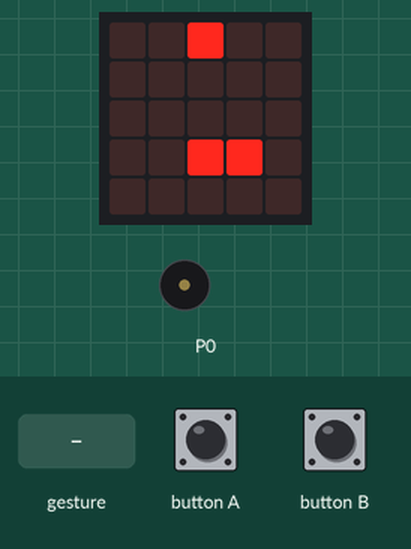
This program was run on a simulated BBC micro:bit (MakeCode). Shown: the board's 5×5 LED display, buzzer (waves = sounding). The inputs (shaded band) are chosen by the test bench. Random numbers come from a fixed seed; a tilt is held for 1.5 s and a shake lasts 1 s, then the board lies face up again; the run ends where the board's game-over animation would start. At 6.9 s the program stops and its outputs stay as they are.

Above: at 1.2 s.
1.3 s: gesture 'shake'
At 2.9 s:
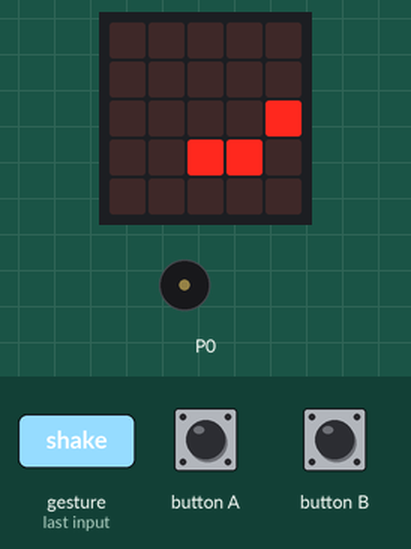
At 7.5 s:
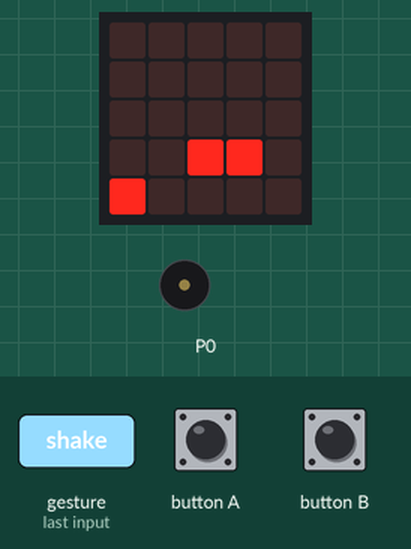
Timing chart, 0 to 8.4 s (numbered marks = the images above; inputs shaded):
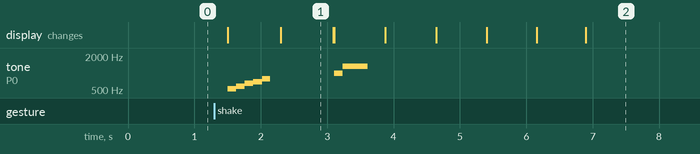

Measured:
- after the input at 1.3 s, tone on P0: plays 523 Hz for 0.13 s, 587 Hz for 0.13 s, 659 Hz for 0.13 s, 698 Hz for 0.13 s, 784 Hz for 0.13 s, 988 Hz for 0.13 s … (7 notes in this stretch), starting after 0.20 s; the display: first changes after 0.20 s (image 1 shows a later state)
- what the display in image 1 shows lasts 0.8 s, from 2.3 s to 3.1 s

The program:

main.ts
```typescript
input.onButtonPressed(Button.A, function () {
    if (player.isTouchingEdge()) {

    } else {
        player.change(LedSpriteProperty.X, -1)
        player2.change(LedSpriteProperty.X, -1)
    }
})
input.onGesture(Gesture.Shake, function () {
    a = 1
    music.startMelody(music.builtInMelody(Melodies.JumpUp), MelodyOptions.Once)
})
input.onButtonPressed(Button.B, function () {
    if (player2.isTouchingEdge()) {

    } else {
        player.change(LedSpriteProperty.X, 1)
        player2.change(LedSpriteProperty.X, 1)
    }
})
let a = 0
let player: game.LedSprite = null
let player2: game.LedSprite = null
player2 = game.createSprite(3, 3)
player = game.createSprite(2, 3)
a = 0
let sprite = 800
let ball = game.createSprite(2, 0)
ball.turn(Direction.Right, 45)
basic.forever(function () {
    while (a == 1) {
        ball.move(1)
        ball.ifOnEdgeBounce()
        basic.pause(sprite)
        sprite += -10
    }
})
basic.forever(function () {
    while (player2.isTouching(ball)) {
        ball.change(LedSpriteProperty.Y, -2)
        music.startMelody(music.builtInMelody(Melodies.BaDing), MelodyOptions.Once)
        if (Math.randomBoolean()) {
            ball.turn(Direction.Right, 90)
        } else {
            ball.turn(Direction.Right, 180)
        }
    }
    while (player.isTouching(ball)) {
        ball.change(LedSpriteProperty.Y, -2)
        music.startMelody(music.builtInMelody(Melodies.BaDing), MelodyOptions.Once)
        if (Math.randomBoolean()) {
            ball.turn(Direction.Left, 90)
        } else {
            ball.turn(Direction.Left, 180)
        }
    }
})
basic.forever(function () {
    while (ball.get(LedSpriteProperty.Y) == 4) {
        a = 0
        music.startMelody(music.builtInMelody(Melodies.Funeral), MelodyOptions.Once)
        game.gameOver()
    }
})
```

test.ts
```typescript
// テストはここに来ます。このパッケージが拡張機能として使用されるときにはコンパイルされません。
```
